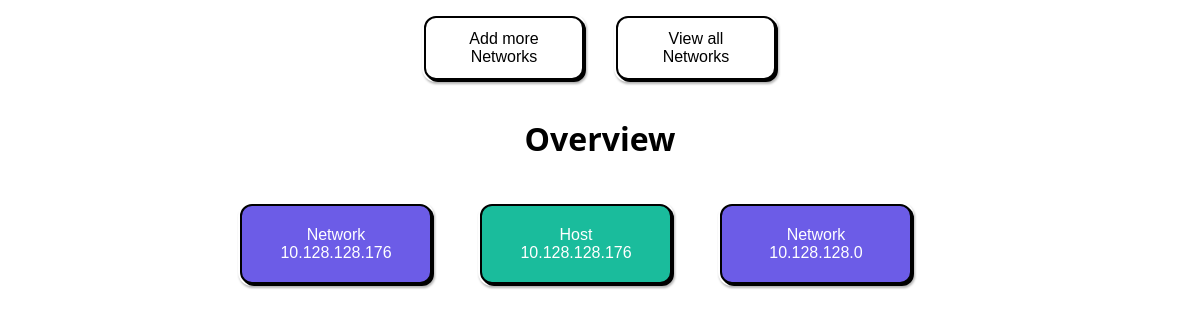
The page /overview on the database its author committed.
### app/models/network.py (models this page shows)
class Network(db.Model):
    __tablename__ = 'networks'
    id = db.Column(db.Integer, primary_key=True, nullable=False, index=True)
    ip = db.Column(db.String, nullable=False)
    subnet = db.Column(db.String)
    hosts = db.relationship('Host', back_populates='network',
                            cascade='all, delete-orphan')

### app/routes/network_routes.py (the view)
@network_blueprint.route('/overview')
def overview():
    networks = get_all_networks_formatted()
    print(networks)
    return render_template('overview.html', networks=networks)

### app/repositories/network_repository.py (called while the page is built)
def get_all_networks():
    networks = Network.query.all()
    return networks

### app/services/network_service.py (called while the page is built)
def get_all_networks_formatted():
    networks:list[Network] = get_all_networks()
    network_dicts:list[dict] = []
    for network in networks:
        network_dicts.append({'id': network.id, 'ip':network.ip,
                      'subnet':network.subnet, 'size': len(network.hosts)})
    return network_dicts

### app/templates/overview.html
{% extends 'base.html' %}
{% block head %}
<link rel="stylesheet" href="{{ url_for('static', filename='css/overview.css') }}">
{% endblock %}
{% block body %}
    <div class="center">
        <h1>Overview</h1>
    </div>
    <br>
    <section>
    {% for network in networks %}
    {% if network.size > 0 %}
    <article>
        {% if network.size > 1%}
        <button class="network" onclick="redirect('/network/{{network.id}}')">Network {{network.ip}}</button>
        {% else %}
            <button class="host" onclick="redirect('/host/{{network.id}}')">Host {{network.ip}}</button>
        {% endif %}
    </article>
    {% endif %}
{% endfor %}
</section>
{% endblock %}

### app/static/css/styles.css (style rules this page uses)
body { font-family: 'Segoe UI', sans-serif; margin: 0px; }
article { width: 20vw; height: 20vh; }
button { padding: 10px 20px; font-size: 16px; border: 2px solid black; border-radius: 12px; color: black; font-family: sans-serif; box-shadow: 2px 2px 0 black, 0 0 0 2px white; filter: drop-shadow(1px 2px 1px rgba(0, 0, 0, 0.3)); cursor: pointer; transition: transform 0.1s ease; width: 10em; height: 4em; }
.host { background-color: #1abc9c; color: white; }
.network { background-color: #6c5ce7; color: white; }
.center { width: 100%; height: 100%; display:flex; justify-content: center; }

### app/static/css/overview.css (style rules this page uses)
section { display: flex; justify-content: center; flex-wrap: wrap; width: 100%; height: 60em; }
button { width:80%; height:50%; }

### rows shown on the page
Network: ip "10.128.128.176"
Network: ip "10.128.128.176"
Network: ip "10.128.128.0"
